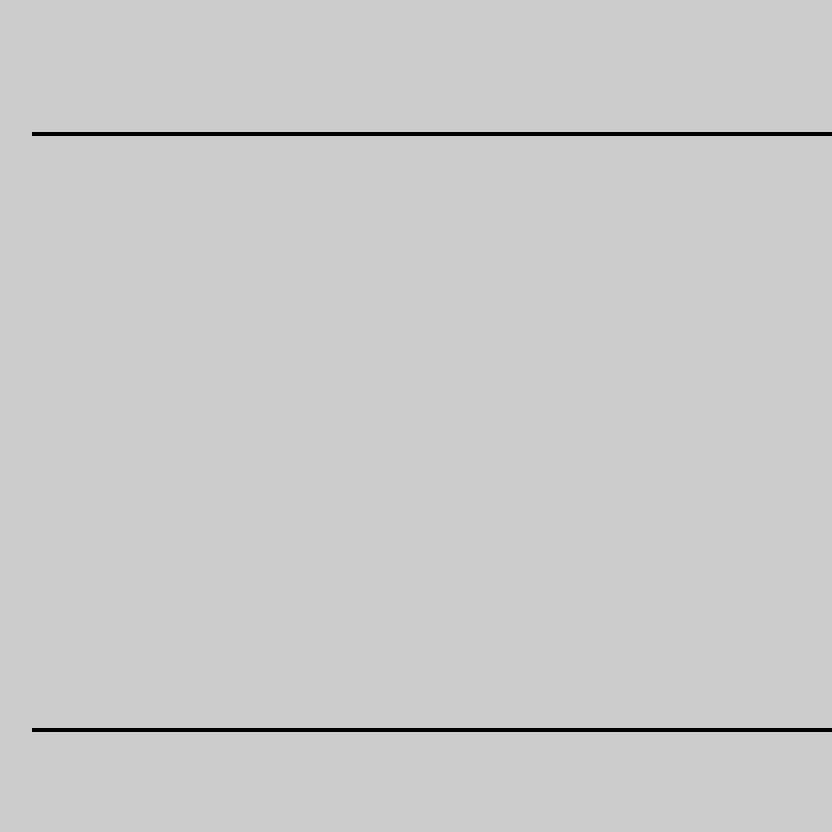

The image is a tile-based game level rendered from a .tmx file. Its description and source (layers, tilesets, objects; grid data summarised) follow:
An orthogonal 26x26 tile map with 32x32 px tiles, 1 tile layer (Background) and 9 objects (Ball, PlayerLeft, PointBorderRight, PlayerRight, PointBorderLeft).

<map version="1.0" orientation="orthogonal" width="26" height="26" tilewidth="32" tileheight="32">
 <tileset firstgid="1" name="tiles1" tilewidth="32" tileheight="32">
  <image source="textures/GameAtlas.png" width="96" height="32" />
 </tileset>
 <layer name="Background" width="26" height="26">
  <data>[676 cells, 676 non-empty, 3 distinct tile ids]</data>
 </layer>
 <objectgroup name="Game" width="26" height="26">
  <object name="Ball" x="395" y="380">
   <properties>
    <property name="Class" value="Ball" />
   </properties>
  </object>
  <object name="PlayerLeft" x="61" y="424">
   <properties>
    <property name="Class" value="Player" />
   </properties>
  </object>
  <object name="PointBorderRight" x="835" y="138" width="3" height="587">
   <properties>
    <property name="Class" value="Trigger" />
    <property name="Once" value="true" />
    <property name="Target" value="PlayerRight" />
   </properties>
  </object>
  <object name="PlayerRight" x="803" y="430">
   <properties>
    <property name="Class" value="Player" />
   </properties>
  </object>
  <object name="PointBorderLeft" x="28" y="138" width="3" height="588">
   <properties>
    <property name="Class" value="Trigger" />
    <property name="Once" value="true" />
    <property name="Target" value="PlayerLeft" />
   </properties>
  </object>
 </objectgroup>
 <objectgroup name="Colliders" width="26" height="26">
  <object x="-33" y="99" width="926" height="36" />
  <object x="1" y="728" width="831" height="4" />
  <object x="-60" y="137" width="3" height="588" />
  <object x="899" y="138" width="3" height="587" />
 </objectgroup>
</map>
